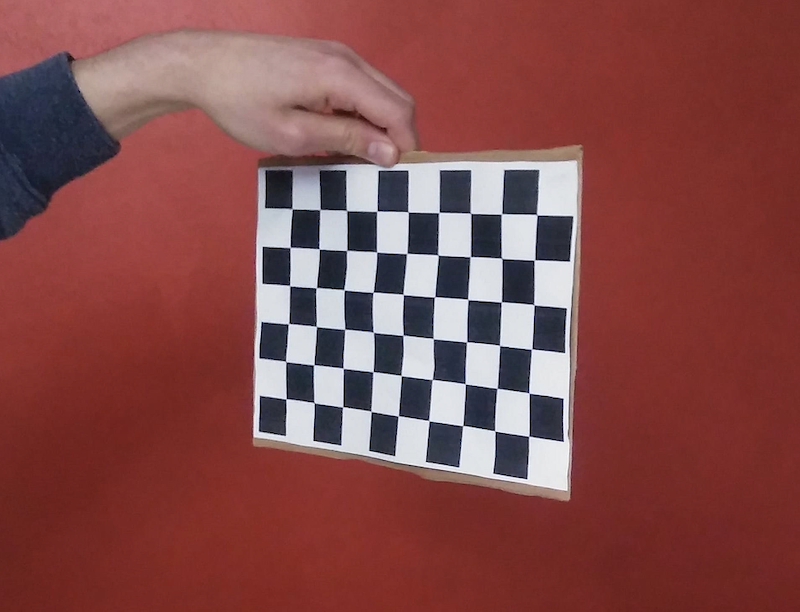
#> input picture calibration-stereo_system-size_detection/calibration_lg/Screenshot 2020-04-12 at 19.39.59.png, 800 x 612 px; its folder holds 5 pictures in this run
$ python calibration_only.py
#> lines starting #> are read from the running program, lines starting #| are printed output that depends on the picture
# coding=utf-8
# %matplotlib inline
import cv2
import matplotlib
import numpy as np
import matplotlib.pyplot as plt
from matplotlib import pyplot as plt
import numpy as np
from glob import glob
# [6 lines of commented-out code are left out]


x,y=np.meshgrid(range(9),range(6))
world_points=np.hstack((x.reshape(54,1),y.reshape(54,1),np.zeros((54,1)))).astype(np.float32)
print(world_points)

_3d_points=[]
_2d_points=[]
img_paths=glob('./calibration_lg/*.png') #get paths of all all images     or   *.jpg
# de=0
for path in img_paths:
    im=cv2.imread(path)
#> im is the input picture: shape (612, 800, 3); mean B, G, R 74, 75.2, 132.1
    ret, corners = cv2.findChessboardCorners(im, (9,6))
#> ret = True; corners = 54 rows, first 8: [292.2, 208.9], [319.9, 209.6], [346.8, 210.6], [377, 211], [408.1, 212], [439, 212.4], [470.6, 213.4], [501.5, 214]
#     de+=1
#     print(str(de)+") "+str(ret) +" --> " + path)
    if ret:
        _2d_points.append(corners) #append current 2D points
        _3d_points.append(world_points) #3D points are always the same

# [6 lines of commented-out code are left out]

ret, mtx, dist, rvecs, tvecs = cv2.calibrateCamera(_3d_points, _2d_points, (im.shape[1],im.shape[0]),None, None)
print("Ret:",ret)
print("Mtx:",mtx," ----------------------------------> [",mtx.shape,"]")
print("Dist:",dist," ----------> [",dist.shape,"]")
print("rvecs:",rvecs," ------------------------------------------------- -------> [",rvecs[0].shape,"]")
print("tvecs:",tvecs," ------------------------------------------------- ------> [",tvecs[0].shape,"]")


# [33 lines of commented-out code are left out]


im=cv2.imread("./calibration_lg/Screenshot 2020-04-12 at 19.40.22.png")[...,::-1]
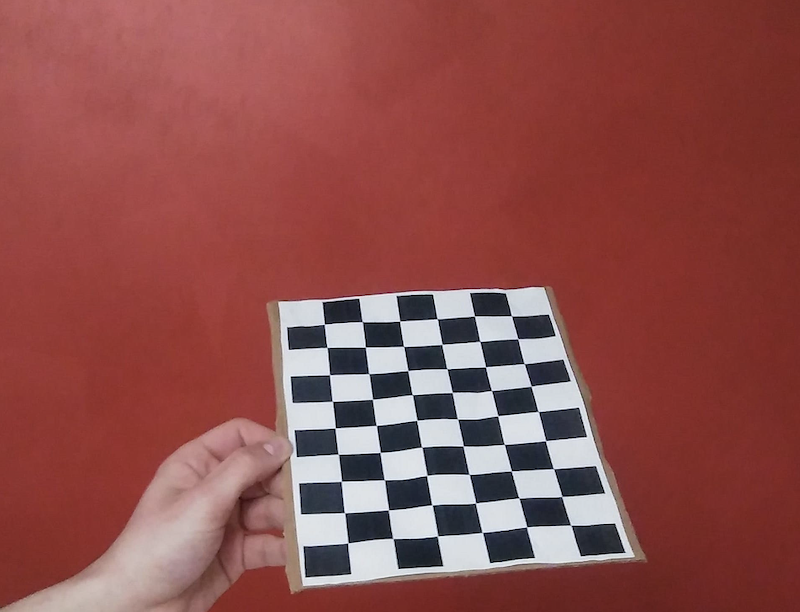
#> input picture calibration-stereo_system-size_detection/calibration_lg/Screenshot 2020-04-12 at 19.40.22.png, 800 x 612 px
im_undistorted=cv2.undistort(im, mtx, dist)
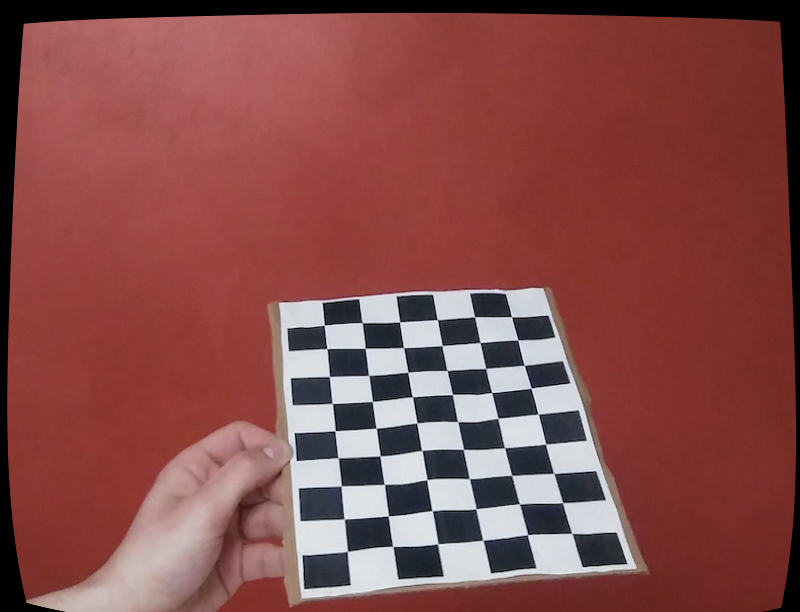
#> im_undistorted: shape (612, 800, 3); mean R, G, B 134.1, 76.1, 73.7
plt.figure(figsize=(8,8))
plt.subplot(121)
plt.imshow(im)
plt.subplot(122)
plt.imshow(im_undistorted)
plt.show()
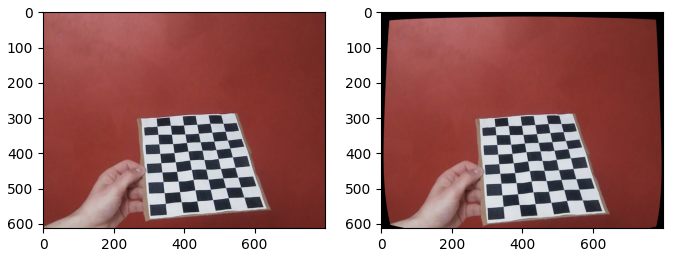
#> figure drawn by matplotlib, 2 panels
